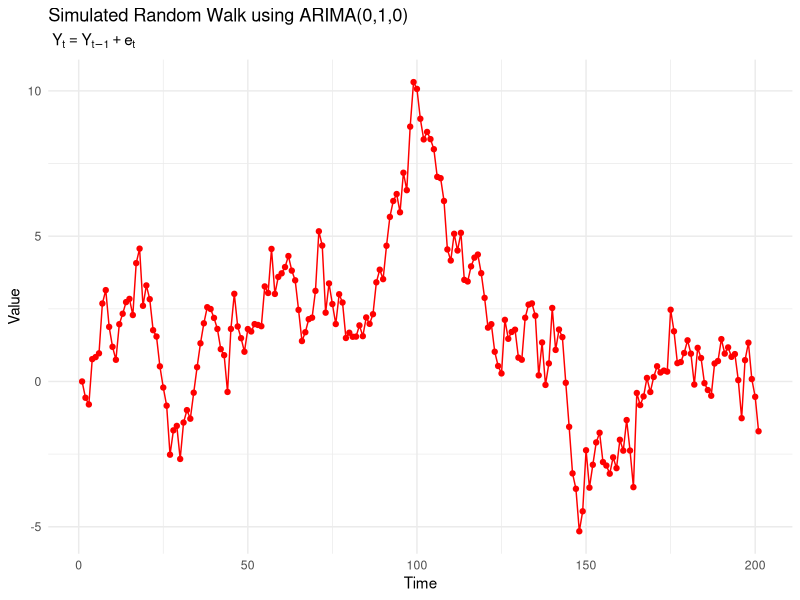

Write the R code that produced this figure.
# Using arima.sim to simulate ARIMA(0,1,0) (Random Walk)
library(ggplot2)
set.seed(123)
random_walk_arima <- arima.sim(model = list(order = c(0, 1, 0)), n = 200)

#Create a data frame
plot_data <- data.frame(Time = 1:201, Value = random_walk_arima)

# Plotting the random walk (ARIMA(0,1,0))
ggplot(plot_data, aes(x = Time, y = Value)) + 
  geom_line(color = "red") + 
  geom_point(color  = "red")+
  labs(title = "Simulated Random Walk using ARIMA(0,1,0)",
       subtitle = ~  Y[t] == Y[t-1] + e[t],
       x = "Time",
       y = "Value") + 
  theme_minimal()
